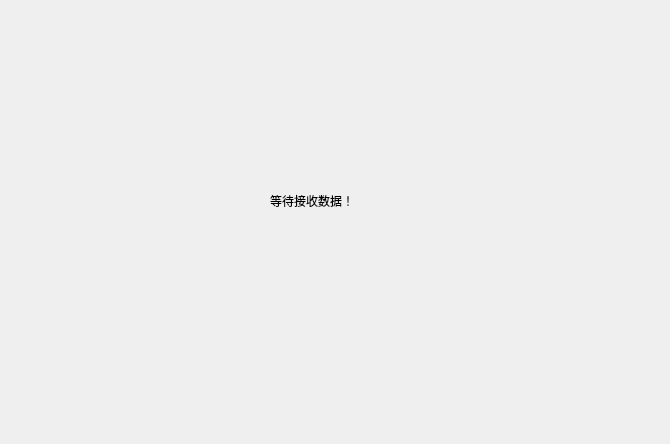
<?xml version="1.0" encoding="UTF-8"?>
<ui version="4.0">
 <class>Widget</class>
 <widget class="QWidget" name="Widget">
  <property name="geometry">
   <rect>
    <x>0</x>
    <y>0</y>
    <width>670</width>
    <height>444</height>
   </rect>
  </property>
  <property name="windowTitle">
   <string>Widget</string>
  </property>
  <widget class="QLabel" name="label">
   <property name="geometry">
    <rect>
     <x>270</x>
     <y>170</y>
     <width>161</width>
     <height>61</height>
    </rect>
   </property>
   <property name="text">
    <string>等待接收数据！</string>
   </property>
  </widget>
 </widget>
 <resources/>
 <connections/>
</ui>
